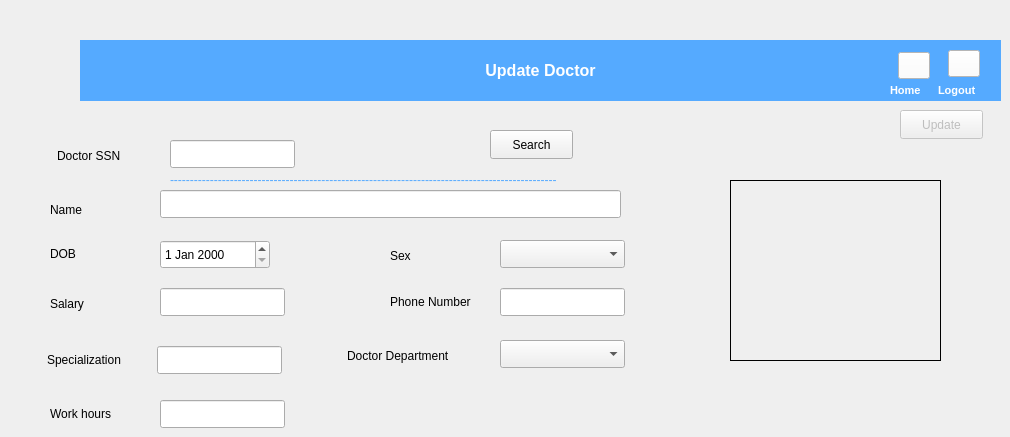
   <widget class="QWidget" name="tab_3">
    <attribute name="title">
     <string>Update Doctor</string>
    </attribute>
    <widget class="QPushButton" name="search_pushButton_4">
     <property name="geometry">
      <rect>
       <x>490</x>
       <y>130</y>
       <width>83</width>
       <height>29</height>
      </rect>
     </property>
     <property name="text">
      <string>Search</string>
     </property>
    </widget>
    <widget class="QPushButton" name="update_pushButton">
     <property name="enabled">
      <bool>false</bool>
     </property>
     <property name="geometry">
      <rect>
       <x>900</x>
       <y>110</y>
       <width>83</width>
       <height>29</height>
      </rect>
     </property>
     <property name="text">
      <string>Update</string>
     </property>
    </widget>
    <widget class="QLabel" name="label_104">
     <property name="geometry">
      <rect>
       <x>80</x>
       <y>40</y>
       <width>921</width>
       <height>61</height>
      </rect>
     </property>
     <property name="font">
      <font>
       <pointsize>12</pointsize>
       <bold>true</bold>
      </font>
     </property>
     <property name="autoFillBackground">
      <bool>false</bool>
     </property>
     <property name="styleSheet">
      <string notr="true">background-color: rgb(85, 170, 255);
color: rgb(255, 255, 255);</string>
     </property>
     <property name="text">
      <string>Update Doctor</string>
     </property>
     <property name="alignment">
      <set>Qt::AlignCenter</set>
     </property>
     <property name="wordWrap">
      <bool>false</bool>
     </property>
     <property name="margin">
      <number>0</number>
     </property>
     <property name="indent">
      <number>-1</number>
     </property>
    </widget>
    <widget class="QLabel" name="img_4">
     <property name="geometry">
      <rect>
       <x>0</x>
       <y>35</y>
       <width>121</width>
       <height>71</height>
      </rect>
     </property>
     <property name="text">
      <string/>
     </property>
     <property name="pixmap">
      <pixmap resource="resource.qrc">:/images/add.png</pixmap>
     </property>
     <property name="scaledContents">
      <bool>true</bool>
     </property>
    </widget>
    <widget class="QLabel" name="label_39">
     <property name="geometry">
      <rect>
       <x>938</x>
       <y>80</y>
       <width>51</width>
       <height>20</height>
      </rect>
     </property>
     <property name="font">
      <font>
       <pointsize>8</pointsize>
       <bold>true</bold>
      </font>
     </property>
     <property name="styleSheet">
      <string notr="true">color: rgb(255, 255, 255);</string>
     </property>
     <property name="text">
      <string>Logout</string>
     </property>
    </widget>
    <widget class="QPushButton" name="logout_pushButton_4">
     <property name="geometry">
      <rect>
       <x>948</x>
       <y>50</y>
       <width>32</width>
       <height>27</height>
      </rect>
     </property>
     <property name="styleSheet">
      <string notr="true">background-color: rgb(255, 255, 255);</string>
     </property>
     <property name="text">
      <string/>
     </property>
     <property name="icon">
      <iconset resource="resource.qrc">
       <normaloff>:/images/logout.png</normaloff>:/images/logout.png</iconset>
     </property>
     <property name="iconSize">
      <size>
       <width>24</width>
       <height>24</height>
      </size>
     </property>
    </widget>
    <widget class="QPushButton" name="home_pushButton_4">
     <property name="geometry">
      <rect>
       <x>898</x>
       <y>52</y>
       <width>32</width>
       <height>27</height>
      </rect>
     </property>
     <property name="styleSheet">
      <string notr="true">background-color: rgb(255, 255, 255);</string>
     </property>
     <property name="text">
      <string/>
     </property>
     <property name="icon">
      <iconset resource="resource.qrc">
       <normaloff>:/images/home.png</normaloff>:/images/home.png</iconset>
     </property>
     <property name="iconSize">
      <size>
       <width>24</width>
       <height>24</height>
      </size>
     </property>
    </widget>
    <widget class="QLabel" name="label_40">
     <property name="geometry">
      <rect>
       <x>890</x>
       <y>80</y>
       <width>51</width>
       <height>20</height>
      </rect>
     </property>
     <property name="font">
      <font>
       <pointsize>8</pointsize>
       <bold>true</bold>
       <kerning>true</kerning>
      </font>
     </property>
     <property name="styleSheet">
      <string notr="true">color: rgb(255, 255, 255);</string>
     </property>
     <property name="text">
      <string>Home</string>
     </property>
    </widget>
    <widget class="QLabel" name="img_1_4">
     <property name="geometry">
      <rect>
       <x>730</x>
       <y>180</y>
       <width>211</width>
       <height>181</height>
      </rect>
     </property>
     <property name="frameShape">
      <enum>QFrame::Box</enum>
     </property>
     <property name="text">
      <string/>
     </property>
     <property name="pixmap">
      <pixmap resource="resource.qrc">:/images/user.png</pixmap>
     </property>
     <property name="scaledContents">
      <bool>true</bool>
     </property>
    </widget>
    <widget class="QLabel" name="label_42">
     <property name="geometry">
      <rect>
       <x>170</x>
       <y>170</y>
       <width>461</width>
       <height>20</height>
      </rect>
     </property>
     <property name="styleSheet">
      <string notr="true">color: rgb(85, 170, 255);</string>
     </property>
     <property name="text">
      <string>-------------------------------------------------------------------------------------------------</string>
     </property>
    </widget>
    <widget class="QLineEdit" name="doctor_name_4">
     <property name="geometry">
      <rect>
       <x>160</x>
       <y>190</y>
       <width>461</width>
       <height>28</height>
      </rect>
     </property>
    </widget>
    <widget class="QLabel" name="label_59">
     <property name="geometry">
      <rect>
       <x>390</x>
       <y>288</y>
       <width>99</width>
       <height>28</height>
      </rect>
     </property>
     <property name="text">
      <string>Phone Number</string>
     </property>
    </widget>
    <widget class="QLineEdit" name="doctor_ssn_4">
     <property name="geometry">
      <rect>
       <x>170</x>
       <y>140</y>
       <width>125</width>
       <height>28</height>
      </rect>
     </property>
    </widget>
    <widget class="QLabel" name="label_56">
     <property name="geometry">
      <rect>
       <x>50</x>
       <y>400</y>
       <width>99</width>
       <height>28</height>
      </rect>
     </property>
     <property name="text">
      <string>Work hours</string>
     </property>
    </widget>
    <widget class="QLabel" name="label_22">
     <property name="geometry">
      <rect>
       <x>57</x>
       <y>146</y>
       <width>121</width>
       <height>20</height>
      </rect>
     </property>
     <property name="text">
      <string>Doctor SSN</string>
     </property>
    </widget>
    <widget class="QLabel" name="label_57">
     <property name="geometry">
      <rect>
       <x>50</x>
       <y>240</y>
       <width>41</width>
       <height>28</height>
      </rect>
     </property>
     <property name="text">
      <string>DOB</string>
     </property>
    </widget>
    <widget class="QLineEdit" name="doctor_salary_4">
     <property name="geometry">
      <rect>
       <x>160</x>
       <y>288</y>
       <width>125</width>
       <height>28</height>
      </rect>
     </property>
    </widget>
    <widget class="QLineEdit" name="doctor_phone_number_4">
     <property name="geometry">
      <rect>
       <x>500</x>
       <y>288</y>
       <width>125</width>
       <height>28</height>
      </rect>
     </property>
    </widget>
    <widget class="QLabel" name="label_58">
     <property name="geometry">
      <rect>
       <x>347</x>
       <y>346</y>
       <width>141</width>
       <height>20</height>
      </rect>
     </property>
     <property name="text">
      <string>Doctor Department</string>
     </property>
    </widget>
    <widget class="QLabel" name="label_21">
     <property name="geometry">
      <rect>
       <x>390</x>
       <y>242</y>
       <width>48</width>
       <height>28</height>
      </rect>
     </property>
     <property name="text">
      <string>Sex</string>
     </property>
    </widget>
    <widget class="QLabel" name="label_35">
     <property name="geometry">
      <rect>
       <x>47</x>
       <y>346</y>
       <width>99</width>
       <height>28</height>
      </rect>
     </property>
     <property name="text">
      <string>Specialization</string>
     </property>
    </widget>
    <widget class="QLabel" name="label_20">
     <property name="geometry">
      <rect>
       <x>50</x>
       <y>190</y>
       <width>71</width>
       <height>39</height>
      </rect>
     </property>
     <property name="text">
      <string>Name</string>
     </property>
    </widget>
    <widget class="QLineEdit" name="doctor_specialization_4">
     <property name="geometry">
      <rect>
       <x>157</x>
       <y>346</y>
       <width>125</width>
       <height>28</height>
      </rect>
     </property>
    </widget>
    <widget class="QComboBox" name="doctor_department_4">
     <property name="geometry">
      <rect>
       <x>500</x>
       <y>340</y>
       <width>125</width>
       <height>28</height>
      </rect>
     </property>
     <property name="currentText">
      <string/>
     </property>
     <property name="currentIndex">
      <number>-1</number>
     </property>
     <item>
      <property name="text">
       <string>Surgeon</string>
      </property>
     </item>
     <item>
      <property name="text">
       <string>Dermatologist</string>
      </property>
     </item>
     <item>
      <property name="text">
       <string>Orthopedist</string>
      </property>
     </item>
     <item>
      <property name="text">
       <string>Urologist</string>
      </property>
     </item>
     <item>
      <property name="text">
       <string>Neurologist</string>
      </property>
     </item>
     <item>
      <property name="text">
       <string>Orthodontist</string>
      </property>
     </item>
     <item>
      <property name="text">
       <string>Anesthesiologist</string>
      </property>
     </item>
     <item>
      <property name="text">
       <string>Cardiology physician</string>
      </property>
     </item>
    </widget>
    <widget class="QDateEdit" name="doctor_DOB_4">
     <property name="geometry">
      <rect>
       <x>160</x>
       <y>240</y>
       <width>110</width>
       <height>29</height>
      </rect>
     </property>
    </widget>
    <widget class="QLabel" name="label_19">
     <property name="geometry">
      <rect>
       <x>50</x>
       <y>290</y>
       <width>61</width>
       <height>28</height>
      </rect>
     </property>
     <property name="text">
      <string>Salary</string>
     </property>
    </widget>
    <widget class="QLineEdit" name="doctor_workHours_4">
     <property name="geometry">
      <rect>
       <x>160</x>
       <y>400</y>
       <width>125</width>
       <height>28</height>
      </rect>
     </property>
     <property name="text">
      <string/>
     </property>
    </widget>
    <widget class="QComboBox" name="doctor_sex_4">
     <property name="geometry">
      <rect>
       <x>500</x>
       <y>240</y>
       <width>125</width>
       <height>28</height>
      </rect>
     </property>
     <property name="currentIndex">
      <number>-1</number>
     </property>
     <item>
      <property name="text">
       <string>Male</string>
      </property>
     </item>
     <item>
      <property name="text">
       <string>Female</string>
      </property>
     </item>
    </widget>
   </widget>
